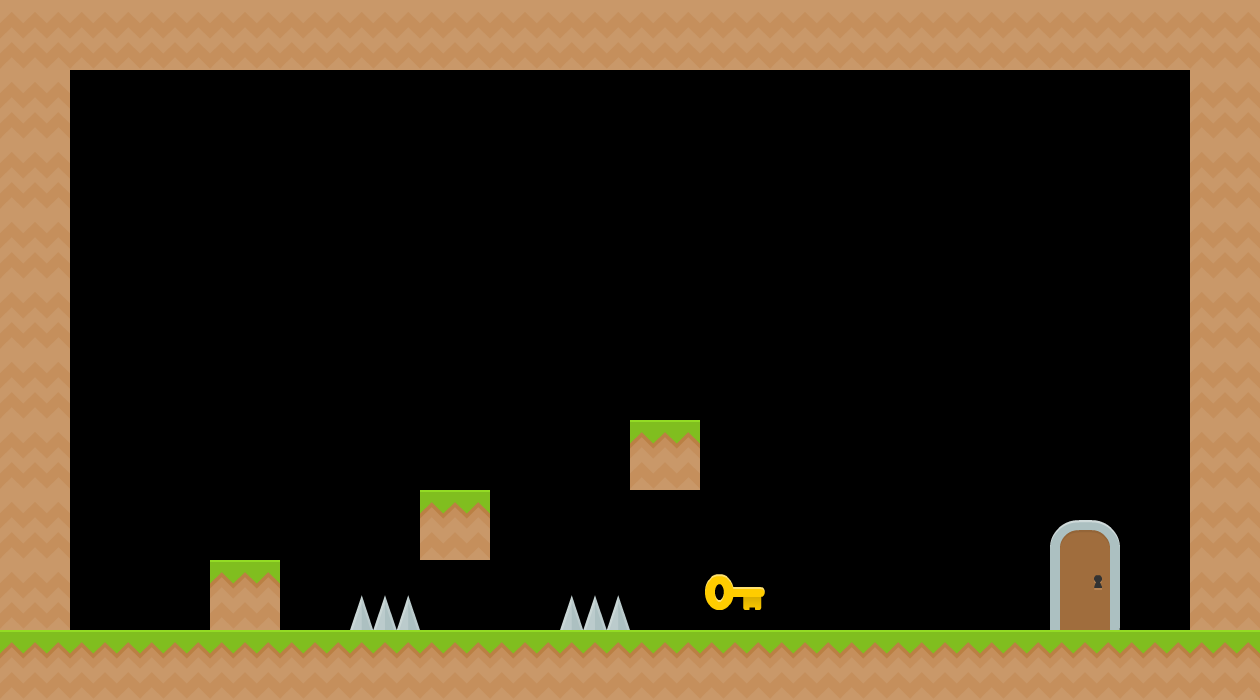

This game map was drawn from its Tiled (.tmx) file and the tilesets committed beside it. A one-line description and the full map source follow:
An orthogonal 18x10 tile map with 70x70 px tiles, 5 tile layers (Ground, Spike, Wall, Door, ...).

<map version="1.10" tiledversion="1.10.2" orientation="orthogonal" renderorder="right-down" width="18" height="10" tilewidth="70" tileheight="70" infinite="0" nextlayerid="7" nextobjectid="1">
 <tileset firstgid="1" name="platformer" tilewidth="70" tileheight="70" tilecount="6" columns="0">
  <grid orientation="orthogonal" width="1" height="1" />
  <tile id="1">
   <image width="70" height="70" source="assets/tiles/door_closedMid.png" />
  </tile>
  <tile id="2">
   <image width="70" height="70" source="assets/tiles/door_closedTop.png" />
  </tile>
  <tile id="3">
   <image width="70" height="70" source="assets/tiles/grassCenter.png" />
  </tile>
  <tile id="4">
   <image width="70" height="70" source="assets/tiles/grassMid.png" />
  </tile>
  <tile id="5">
   <image width="70" height="70" source="assets/tiles/spikes.png" />
  </tile>
  <tile id="6">
   <image width="70" height="70" source="assets/items/keyYellow.png" />
  </tile>
 </tileset>
 <layer id="2" name="Ground" width="18" height="10">
  <data encoding="csv">
0,0,0,0,0,0,0,0,0,0,0,0,0,0,0,0,0,0,
0,0,0,0,0,0,0,0,0,0,0,0,0,0,0,0,0,0,
0,0,0,0,0,0,0,0,0,0,0,0,0,0,0,0,0,0,
0,0,0,0,0,0,0,0,0,0,0,0,0,0,0,0,0,0,
0,0,0,0,0,0,0,0,0,0,0,0,0,0,0,0,0,0,
0,0,0,0,0,0,0,0,0,0,0,0,0,0,0,0,0,0,
0,0,0,0,0,0,0,0,0,5,0,0,0,0,0,0,0,0,
0,0,0,0,0,0,5,0,0,0,0,0,0,0,0,0,0,0,
0,0,0,5,0,0,0,0,0,0,0,0,0,0,0,0,0,0,
5,5,5,5,5,5,5,5,5,5,5,5,5,5,5,5,5,5
</data>
 </layer>
 <layer id="4" name="Spike" width="18" height="10">
  <data encoding="csv">
0,0,0,0,0,0,0,0,0,0,0,0,0,0,0,0,0,0,
0,0,0,0,0,0,0,0,0,0,0,0,0,0,0,0,0,0,
0,0,0,0,0,0,0,0,0,0,0,0,0,0,0,0,0,0,
0,0,0,0,0,0,0,0,0,0,0,0,0,0,0,0,0,0,
0,0,0,0,0,0,0,0,0,0,0,0,0,0,0,0,0,0,
0,0,0,0,0,0,0,0,0,0,0,0,0,0,0,0,0,0,
0,0,0,0,0,0,0,0,0,0,0,0,0,0,0,0,0,0,
0,0,0,0,0,0,0,0,0,0,0,0,0,0,0,0,0,0,
0,0,0,0,0,6,0,0,6,0,0,0,0,0,0,0,0,0,
0,0,0,0,0,0,0,0,0,0,0,0,0,0,0,0,0,0
</data>
 </layer>
 <layer id="3" name="Wall" width="18" height="10">
  <data encoding="csv">
4,4,4,4,4,4,4,4,4,4,4,4,4,4,4,4,4,4,
4,0,0,0,0,0,0,0,0,0,0,0,0,0,0,0,0,4,
4,0,0,0,0,0,0,0,0,0,0,0,0,0,0,0,0,4,
4,0,0,0,0,0,0,0,0,0,0,0,0,0,0,0,0,4,
4,0,0,0,0,0,0,0,0,0,0,0,0,0,0,0,0,4,
4,0,0,0,0,0,0,0,0,0,0,0,0,0,0,0,0,4,
4,0,0,0,0,0,0,0,0,0,0,0,0,0,0,0,0,4,
4,0,0,0,0,0,0,0,0,0,0,0,0,0,0,0,0,4,
4,0,0,0,0,0,0,0,0,0,0,0,0,0,0,0,0,4,
0,0,0,0,0,0,0,0,0,0,0,0,0,0,0,0,0,0
</data>
 </layer>
 <layer id="5" name="Door" width="18" height="10">
  <data encoding="csv">
0,0,0,0,0,0,0,0,0,0,0,0,0,0,0,0,0,0,
0,0,0,0,0,0,0,0,0,0,0,0,0,0,0,0,0,0,
0,0,0,0,0,0,0,0,0,0,0,0,0,0,0,0,0,0,
0,0,0,0,0,0,0,0,0,0,0,0,0,0,0,0,0,0,
0,0,0,0,0,0,0,0,0,0,0,0,0,0,0,0,0,0,
0,0,0,0,0,0,0,0,0,0,0,0,0,0,0,0,0,0,
0,0,0,0,0,0,0,0,0,0,0,0,0,0,0,0,0,0,
0,0,0,0,0,0,0,0,0,0,0,0,0,0,0,3,0,0,
0,0,0,0,0,0,0,0,0,0,0,0,0,0,0,2,0,0,
0,0,0,0,0,0,0,0,0,0,0,0,0,0,0,0,0,0
</data>
 </layer>
 <layer id="6" name="Key" width="18" height="10">
  <data encoding="csv">
0,0,0,0,0,0,0,0,0,0,0,0,0,0,0,0,0,0,
0,0,0,0,0,0,0,0,0,0,0,0,0,0,0,0,0,0,
0,0,0,0,0,0,0,0,0,0,0,0,0,0,0,0,0,0,
0,0,0,0,0,0,0,0,0,0,0,0,0,0,0,0,0,0,
0,0,0,0,0,0,0,0,0,0,0,0,0,0,0,0,0,0,
0,0,0,0,0,0,0,0,0,0,0,0,0,0,0,0,0,0,
0,0,0,0,0,0,0,0,0,0,0,0,0,0,0,0,0,0,
0,0,0,0,0,0,0,0,0,0,0,0,0,0,0,0,0,0,
0,0,0,0,0,0,0,0,0,0,7,0,0,0,0,0,0,0,
0,0,0,0,0,0,0,0,0,0,0,0,0,0,0,0,0,0
</data>
 </layer>
</map>
